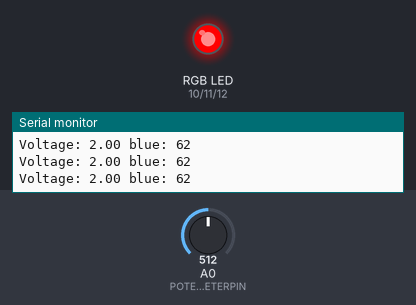
A sketch run on a simulated Arduino Uno, built with avr-gcc and run on an emulated ATmega328P. Parts: an RGB LED mixed from three pins (HIGH = lit), the last lines printed to the serial monitor. The test bench sets the inputs (shaded band); at power-on: A0 (POTENTIONMETERPIN) = 512.

Above: at 1.3 s.
1.4 s: A0 (POTENTIONMETERPIN) set to 662
2.9 s: A0 (POTENTIONMETERPIN) set to 688
At 3.7 s:
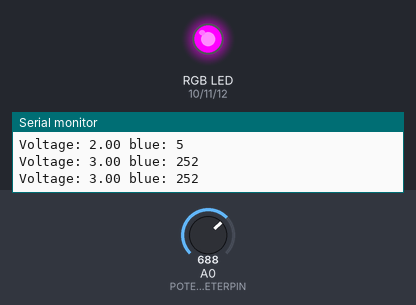
4.5 s: A0 (POTENTIONMETERPIN) set to 511
At 4.9 s:
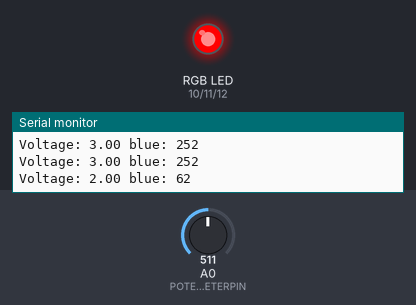
6.0 s: A0 (POTENTIONMETERPIN) set to 348
7.5 s: A0 (POTENTIONMETERPIN) set to 321
At 8.7 s:
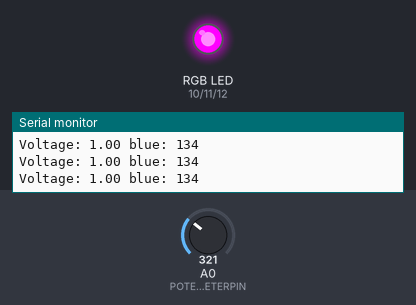
Timing chart, 0 to 10.0 s (numbered marks = the images above; inputs shaded):
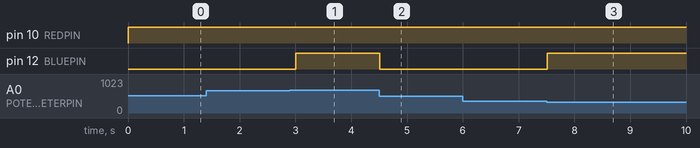

Measured:
- the behaviour switches between 677 and 678 on A0 (POTENTIONMETERPIN) (found by bisection; images 0 and 1)
- the behaviour switches between 339 and 338 on A0 (POTENTIONMETERPIN) (found by bisection; images 2 and 3)
- after the input at 2.9 s, pin 12 (BLUEPIN): LOW → HIGH after 0.11 s
- after the input at 4.5 s, pin 12 (BLUEPIN): HIGH → LOW at once
- after the input at 7.5 s, pin 12 (BLUEPIN): LOW → HIGH at once

The sketch:

Exercise8.ino
```cpp
/*
Use the voltage to control the color of the LED. When applying 0V on the A0 pin the RGB LED should be
purple and when applying maximum voltage it should be red. When tuning the potentiometer, the RGB LED
should slowly fade between the different colors
*/

#define POTENTIONMETERPIN A0
#define REDPIN 10
#define GREENPIN 11
#define BLUEPIN 12

int redLED = REDPIN;
int greenLED = GREENPIN;
int blueLED = BLUEPIN;

int redValue = 255;
int greenValue = 0;
uint8_t blueValue;

int potPin = POTENTIONMETERPIN;
int potValue = 0;


void setup() {
  // put your setup code here, to run once:
  Serial.begin(9600);
  pinMode(potPin, INPUT_PULLUP);
}

void loop() {
  // put your main code here, to run repeatedly:
  potValue = analogRead(potPin);
  Serial.print("Voltage: ");
  Serial.print(convertToVoltage(potValue));
  blueValue = 255 - convertToRGBValue(potValue);
  Serial.print(" blue: ");
  Serial.println(blueValue);
  setColor(redValue, greenValue, blueValue);
  delay(500);
}

float convertToVoltage(int potValue) {
  return map(potValue, 0L, 675L, 0L, 3.3L);
}

int convertToRGBValue(int potValue) {
  return map(potValue, 0L, 675L, 0L, 255L);
}

void setColor(int red, int green,  int blue) {
  analogWrite(redLED, red);
  analogWrite(greenLED,  green);
  analogWrite(blueLED, blue);
}
```
